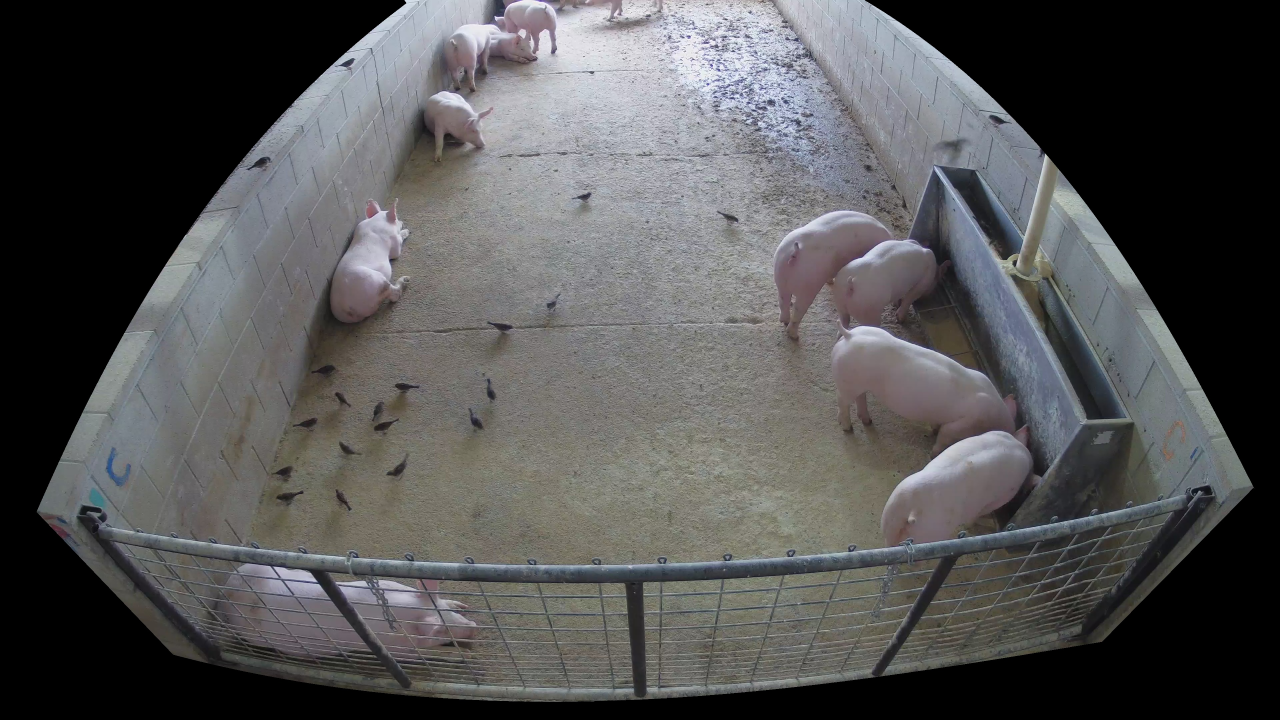
#> input picture 4_training/yolo_training/test/test.jpg, 3840 x 2160 px (shown at 1/3 size)
$ python generate_img.py --backgrounds-path ../../4_training/yolo_training/test --templates-path ../../4_training/yolo_training/test --out-path out --num-imgs 3
#> lines starting #> are read from the running program, lines starting #| are printed output that depends on the picture
### 2_processing/synth_img/synth_tools.py
import os
import random
from PIL import Image


def set_yolo_annot_params(x1, y1, x2, y2, img_width, img_height, class_id):
    # Calculate center of the bounding box
    x_center = (x1 + x2) / 2.0
    y_center = (y1 + y2) / 2.0

    # Calculate width and height of the bounding box
    width = x2 - x1
    height = y2 - y1

    # Normalize values by the image size
    x_center_norm = x_center / img_width
    y_center_norm = y_center / img_height
    width_norm = width / img_width
    height_norm = height / img_height

    # Return in YOLO format
    return [class_id, x_center_norm, y_center_norm, width_norm, height_norm]

# Function to randomly choose an image from a folder
def get_random_image(folder):
    return Image.open(os.path.join(folder, random.choice(os.listdir(folder))))

# Function to randomly resize the template by up to 50% of its original size
def random_resize_template(template):
    scale_factor = random.uniform(0.5, 1.0)
    new_width = int(template.width * scale_factor)
    new_height = int(template.height * scale_factor)
    resized_template = template.resize((new_width, new_height), Image.Resampling.LANCZOS)
    return resized_template

# Function to calculate a random position within the background for the template
def get_random_position(background, template):
    max_x = background.width - template.width
    max_y = background.height - template.height
    if max_x < 0 or max_y < 0:
        return None  # Indicates the template is too large to be placed on the background
    return (random.randint(0, max_x), random.randint(0, max_y))

# Function to calculate the bounding box coordinates of a template
def calculate_bounding_box(position, template):
    return (
        position[0],  # top-left x
        position[1],  # top-left y
        position[0] + template.width,  # bottom-right x
        position[1] + template.height  # bottom-right y
    )

# Function to overlay the template onto the background at the given position
def overlay_template(background, template, position):
    background.paste(template, position, template)

### 2_processing/synth_img/generate_img.py
import os
import argparse
import random
import datetime as dt
from concurrent.futures import ProcessPoolExecutor  # Import necessário para multiprocessamento

import synth_tools as st  # my custom module


def write_annotation(annot_folder, img_filename, data_array):
    # Criação do arquivo de anotação no formato YOLO
    file_path = os.path.join(annot_folder, f"{img_filename}.txt")
    with open(file_path, 'a') as file:
        data_line = ' '.join(map(str, data_array))
        file.write(data_line + '\n')


def process_template(background, template_folder, annot_folder, img_filename):
    # Processa um template e retorna sucesso ou falha
    template = st.get_random_image(template_folder).convert('RGBA')
    template = st.random_resize_template(template)
    position = st.get_random_position(background, template)
    if position is None:
        return False

    st.overlay_template(background, template, position)
    bbox = st.calculate_bounding_box(position, template)

    yolo_annot_params = st.set_yolo_annot_params(bbox[0], bbox[1], bbox[2], bbox[3], background.size[0], background.size[1], 0)
    write_annotation(annot_folder, img_filename, yolo_annot_params)

    if random.random() < 0.3:
        st.overlay_template(background, template, position)

    return True


def merge_images(background_folder, template_folder, annot_folder, img_filename):
    # Faz a fusão dos templates sobre o fundo
    background = st.get_random_image(background_folder).convert('RGBA')

    num_templates = random.randint(1, 3)
    for _ in range(num_templates):
        success = process_template(background, template_folder, annot_folder, img_filename)
        if not success:
            continue

    return background


def create_folder(out_path):
    # Cria pastas de saída para imagens e anotações
    actual_dt = dt.datetime.now().strftime("%Y-%m-%d_%H-%M-%S")
    out_path = os.path.join(out_path, actual_dt)
    image_path = os.path.join(out_path, 'images')
    annotation_path = os.path.join(out_path, 'labels')
    os.makedirs(image_path)
    os.makedirs(annotation_path)
    return image_path, annotation_path


def generate_image(index, bgns_path, tpls_path, image_path, annotation_path):
    # Função para gerar uma imagem e salvar
    img_filename = f"image_{index:03d}"
    synth_img = merge_images(bgns_path, tpls_path, annotation_path, img_filename)
    output_path = os.path.join(image_path, f"{img_filename}.png")
    synth_img.save(output_path, format='PNG')
    print(f"{img_filename} and labels were generated successfully.")


def generate_dataset(bgns_path, tpls_path, out_path, num_imgs, max_process):
    # Gera o dataset utilizando multiprocessamento
    image_path, annotation_path = create_folder(out_path)

    with ProcessPoolExecutor(max_workers=max_process) as executor:
        executor.map(generate_image, range(num_imgs), [bgns_path]*num_imgs, [tpls_path]*num_imgs, [image_path]*num_imgs, [annotation_path]*num_imgs)
#> in get_random_image, returned value is the input picture: PIL image 3840x2160 RGB; mean R, G, B 82.7, 82.6, 83.1
#> in process_template, `position = st.get_random_position(background, template)`: position = (1047, 497)
#> in overlay_template, `background.paste(template, position, template)`:
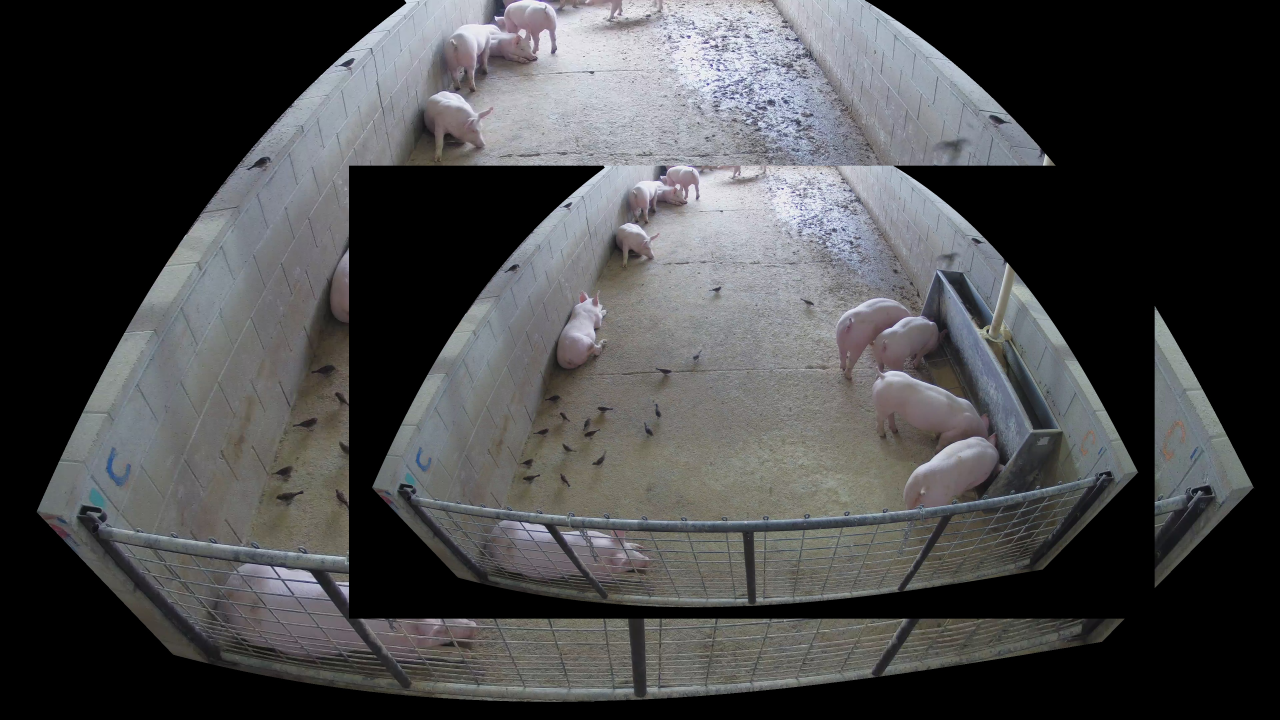
#> background: PIL image 3840x2160 RGBA (shown at 1/3 size); mean R, G, B, A 71.4, 71.6, 72.8, 255
#> in process_template, `bbox = st.calculate_bounding_box(position, template)`: bbox = (1047, 497, 3464, 1856)
#> in process_template, `yolo_annot_params = st.set_yolo_annot_params(bbox[0], bbox[1], bbox[2]..`: yolo_annot_params = [0, 0.587, 0.545, 0.629, 0.629]
#> in merge_images, `success = process_template(background, template_folder, annot_folder, ..`: success = True
#> call 3 of overlay_template, with position = (256, 272)
#> in overlay_template (call 3), `background.paste(template, position, template)`:
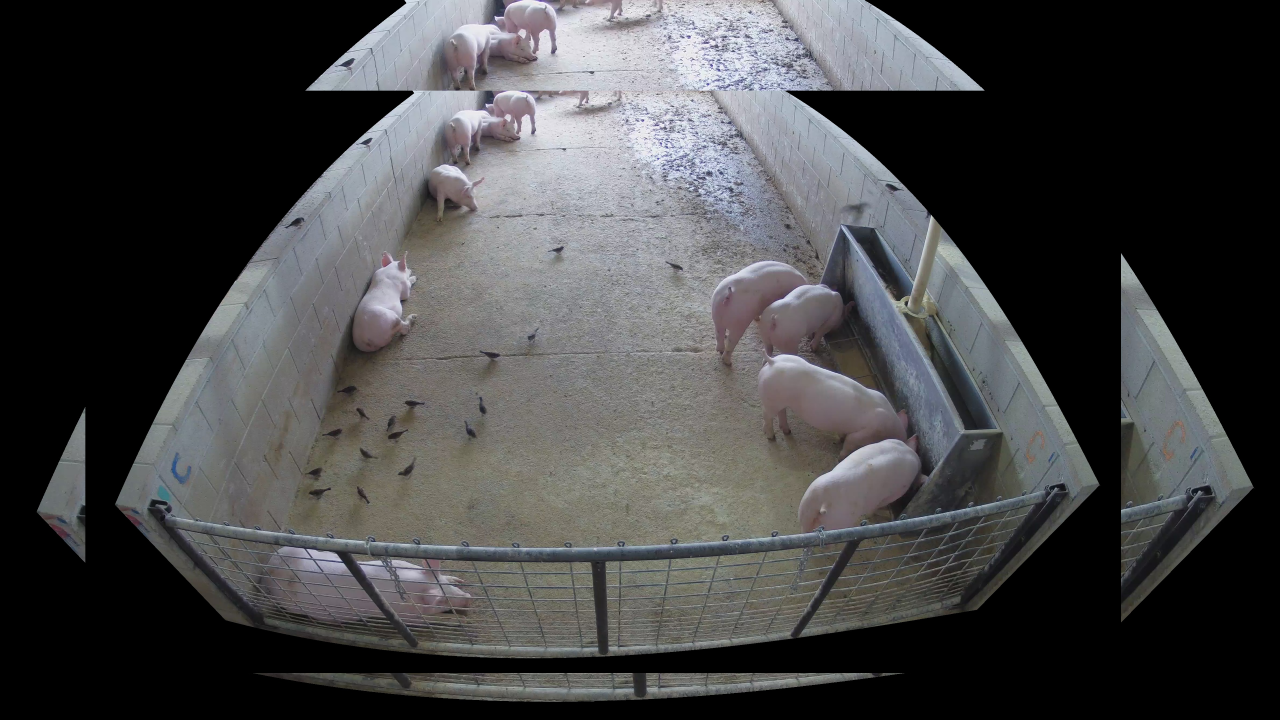
#> background: PIL image 3840x2160 RGBA (shown at 1/3 size); mean R, G, B, A 68.3, 68.5, 69.4, 255
#> call 4 of overlay_template, with position = (338, 241)
#> in overlay_template (call 4), `background.paste(template, position, template)`:
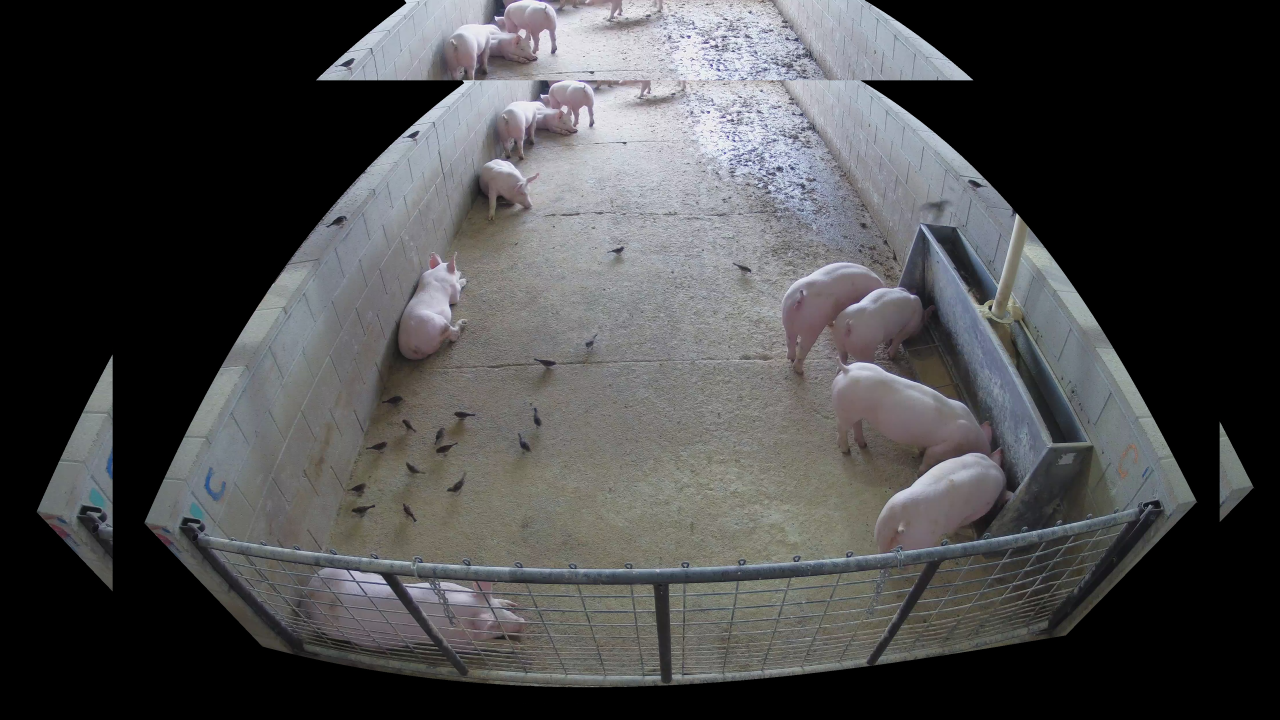
#> background: PIL image 3840x2160 RGBA (shown at 1/3 size); mean R, G, B, A 71.7, 71.8, 72.7, 255


def parse_args():
    parser = argparse.ArgumentParser(description='Generate a dataset with templates.')
    parser.add_argument('--backgrounds-path', dest='bgns_path', type=str, required=True,
                        help='Path to the directory containing background images to be used.')
    parser.add_argument('--templates-path', dest='tpls_path', type=str, required=True,
                        help='Path to the directory containing template images to be used.')
    parser.add_argument('--out-path', dest='out_path', type=str, required=True,
                        help='Path to the directory to save the images generated to.')
    parser.add_argument('--num-imgs', dest='num_imgs', type=int, required=True,
                        help='Number of images to be generated.')
    parser.add_argument('--max-process', dest='max_process', type=int, default=1,
                        help='Maximum number of parallel processes')
    args = parser.parse_args()
    return args


if __name__ == "__main__":
    args = parse_args()
    bgns_path = args.bgns_path
    tpls_path = args.tpls_path
    out_path = args.out_path
    num_imgs = args.num_imgs
    max_process = args.max_process

    generate_dataset(bgns_path, tpls_path, out_path, num_imgs, max_process)
